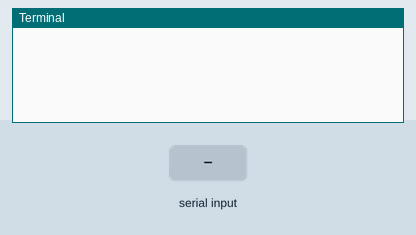
A program run on a simulated Raspberry Pi (BCM pin numbers). On the bench: the last lines printed to the terminal. Inputs (shaded band) come from the test bench. The clock reads 2024-03-15 10:24:30 at power-on unless the program sets it; the camera gives no picture and a still takes 0.5 s; databases and web services accept everything at once and return nothing.

Above: at 1.2 s.
1.3 s: "0\n" received over the second serial link
At 1.6 s:
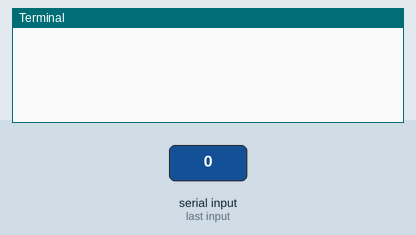
2.8 s: "1\n" received over the second serial link
At 4.0 s:
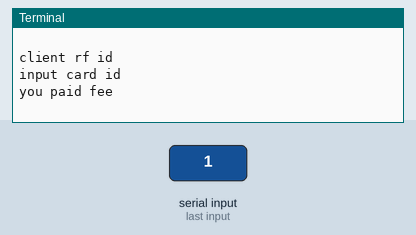

Measured:
- after the input at 1.3 s, the terminal: prints a new line at once (image 1)
- after the input at 2.8 s, the terminal: prints a new line at once (image 2)

The program:

raspRFonly.py
```python
#rf만있을때

import serial
import MySQLdb
from datetime import datetime
import boto3
import mysql.connector
from mysql.connector import errorcode
from picamera import PiCamera
from time import sleep
import MySQLdb
from datetime import datetime

# camera setting

camera = PiCamera()

# file setting
dir = '/home/pi/nfsclient/'
now = datetime.today().strftime("%Y-%m-%d-%H-%M-%S")
station = "hansung-"
type = ".jpg"
filename = station + now + type

# EC2 db store
st = filename.split('-')[0]  # station
ye = filename.split('-')[1]  # year
mo = filename.split('-')[2]  # month
da = filename.split('-')[3]  # day
img_url = 'nfs/' + filename
filename1 = dir + filename

while True:
    arduino = serial.Serial("/dev/ttyACM0")
    arduino.baudrate = 9600
    data = arduino.readline()
    str = data[:-2].decode()
    print(str)

    if str =="0":
        print("nobody")
    else:
        b=arduino.readline()[:-2].decode()
        b = b[:1]
        print("client rf id"+b)

        # if b=0 means illegal client

        if (b=="0"):
            dir='/home/pi/nfsclient/'
            now = datetime.today().strftime("%Y-%m-%d-%H-%M-%S")
            station = "hansung-"
            type =".jpg"
            filename = station + now + type

            # EC2 db store

            st = filename.split('-')[0]
            ye = filename.split('-')[1]
            mo = filename.split('-')[2]
            da = filename.split('-')[3]
            img_url = 'nfs/' + filename
            filename1 = dir + filename

            camera.start_preview()
            sleep(0.1)
            camera.caputre(dir + filename)
            camera.stop_preview()
            print('Target Img Caputred')

            #부정승차자 찬모 라즈베리파이 디비로 전송

            db = MySQLdb.connect(host='192.168.0.8', user='root', passwd='1q2w3e4r!',db='rfidDB')
            cur=db.cursor()
            cur.execute('INSERT INTO illegal(station,year,month,day,img_url) VALUES (%s, %s, %s,%s,%s)',
                        (st,ye,mo,da,img_url))
            db.commit()
            db.close()
            print('Chanmo Pi DB upload Success')

        else:
            #정상승차
            cardid = b[:1]
            print("input card id"+cardid)

            config = {
                'user' : 'rfid_user',
                'password' : 'rfid1234',
                'host' : 'rfiddbinstance.cuomc1wdjnor.us-east-1.rds.amazonaws.com',
                'database' : 'rfid',
                'port' : '3306'
            }

            conn = mysql.connector.connect(**config)
            cursor = conn.cursor()

            now1 = datetime.today().strftime("%Y.%m.%d")
            now2 = datetime.today().strftime("%H:%M:%S")

            try:
                sql ="""INSERT INTO records(station,cardid,fair,state,date,time) VALUES (%s,%s,%s,%s,%s,%s)"""

                cursor.execute(sql,('hansung',cardid,1200,'탑승',now1,now2))
                conn.commit()
            except mysql.connector.Error as err:

                if err.errno == errorcode.ER_ACCESS_DENIED_ERROR:
                    print("id or password error")
                elif err.errno == errorcode.ER_BAD_DB_ERROR:
                    print("db connection error")
                else:
                    print("etc error",err)
                conn.rollback()
            finally:
                cursor.close()
                conn.close()
            print("you paid fee")
```
